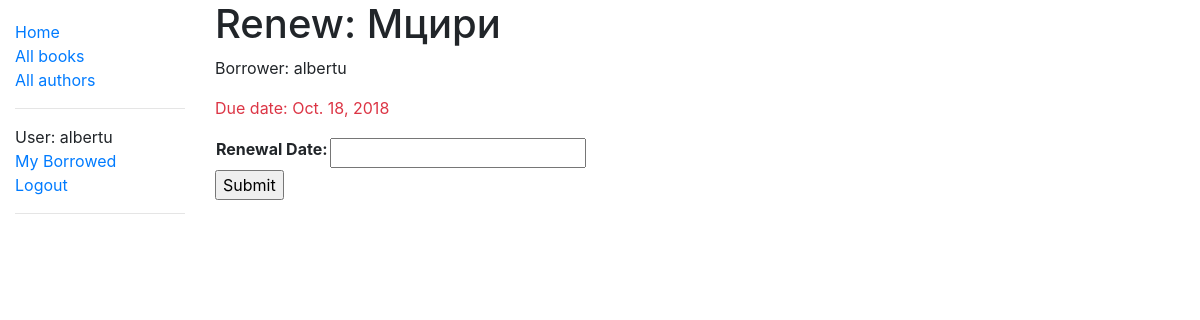
The page /catalog/book/a006a666-16f4-4db6-8a85-281ff3b3ac08/renew/ (signed in) on the database its author committed.
### catalog/models.py (models this page shows, shortened)
class BookInstance(models.Model):
    id = models.UUIDField(primary_key=True, default=uuid.uuid4, help_text='Unique ID for this particular book across whole library')
    book = models.ForeignKey('Book', on_delete=models.SET_NULL, null=True)
    imprint = models.CharField(max_length=200)
    due_back = models.DateField(null=True, blank=True)
    LOAN_STATUS = (
        ('m', 'Maintenance'),
        ('o', 'On loan'),
        ('a', 'Available'),
        ('r', 'Reserved')
    )
    status = models.CharField(max_length=1, choices=LOAN_STATUS, blank=True, default='m', help_text='Book availability')
    borrower = models.ForeignKey(User, on_delete=models.SET_NULL, null=True, blank=True)
    @property
    def is_overdue(self):
        if self.due_back and date.today() > self.due_back:
            return True
        return False
    class Meta:
        ordering = ['due_back']
        permissions = (('can_mark_returned', 'Set book as returned'),)

class Book(models.Model):
    title = models.CharField(max_length=200)
    author = models.ForeignKey('Author', on_delete=models.SET_NULL, null=True)
    summary = models.TextField(max_length=1000, help_text="Enter a brief description of the book")
    isbn = models.CharField('ISBN', max_length=13, help_text='13 Character <a href="https://www.isbn-international.org/content/what-isbn">ISBN number</a>')
    genre = models.ManyToManyField(Genre, help_text="Select a genre for this book")
    language = models.ForeignKey('Language', on_delete=models.SET_NULL, null=True)
    def display_genre(self):
        return ', '.join(genre.name for genre in self.genre.all()[:3])
    display_genre.short_description = 'Genre'

### catalog/views.py (the view)
# urls.py: path('book/<pk>/renew/', renew_book_librarian, name='renew-book-librarian'),
@permission_required('catalog.can_mark_returned')
def renew_book_librarian(request, pk):
    book_inst = get_object_or_404(BookInstance, pk = pk)
    if request.method == 'POST':
        form = RenewBookForm(request.POST)
        if form.is_valid():
            book_inst.due_back = form.cleaned_data['renewal_date']
            book_inst.save()
            return HttpResponseRedirect(reverse('borrowed'))
    else:
        proposed_renewal_date = datetime.date.today() + datetime.timedelta(weeks=3)
        form = RenewBookForm(initial={'renewal_date': proposed_renewal_date,})
    return render(request, 'catalog/book_renew_librarian.html', {'form': form, 'bookinst':book_inst})

### catalog/forms.py (shortened to what this page needs)
class RenewBookForm(forms.ModelForm):
    class Meta:
        model = BookInstance
        fields = ['due_back',]
        labels = {'due_back': _('Renewal Date'),}
        help_text = {'due_back': _('Enter a date between now and 4 weeks (default 3).'),}

### catalog/templates/catalog/book_renew_librarian.html (shortened to what this page needs)
{% extends "base_generic.html" %}
{% block content %}
    <h1>Renew: {{bookinst.book.title}}</h1>
    <p>Borrower: {{bookinst.borrower}}</p>
    <p{% if bookinst.is_overdue %} class="text-danger"{% endif %}>Due date: {{bookinst.due_back}}</p>
    <form action="" method="post">
        <table>
        {{ form.as_table}}
        </table>
        <input type="submit" value="Submit" />
    </form>
{% endblock %}

### catalog/templates/base_generic.html (shortened to what this page needs)
{% load static %}
<!DOCTYPE html>
<html lang="en">
<head>
    <link rel="stylesheet" href="https://stackpath.bootstrapcdn.com/bootstrap/4.1.3/css/bootstrap.min.css">
    <link rel="stylesheet" href="{% static 'css/styles.css' %}">
</head>
<body>
    <div class="container-fluid">
        <div class="row">
            <div class="col-sm-2">
            {% block sidebar %}
            <ul class="sidebar-nav">
                <li><a href="{% url 'index' %}">Home</a></li>
                <li><a href="{% url 'books' %}">All books</a></li>
                <li><a href="{% url 'authors' %}">All authors</a></li>
                <hr>
                {% if user.is_authenticated %}
                    <li>User: {{ user.get_username }} </li>
                    <li><a href="{% url 'my-borrowed' %}">My Borrowed</a></li>
                    <li><a href="{% url 'logout' %}?next={{ request.path }}">Logout</a></li>
                {% else %}
                    <li><a href="{% url 'login' %}?next={{ request.path }}">Login</a></li>
                {% endif %}
                <hr>
            </ul>
            {% endblock %}
            </div>
            <div class="col-sm-10 ">
            {% block content %}{% endblock %}
            </div>
        </div>
        </div>
</body>
</html>

### catalog/static/css/styles.css (style rules this page uses)
.sidebar-nav { margin-top: 20px; padding: 0; list-style: none; }

### rows shown on the page
BookInstance: book "Мцири", borrower "albertu", due_back "Oct. 18, 2018"

### other values the page prints
{{ user.get_username }} "albertu"
